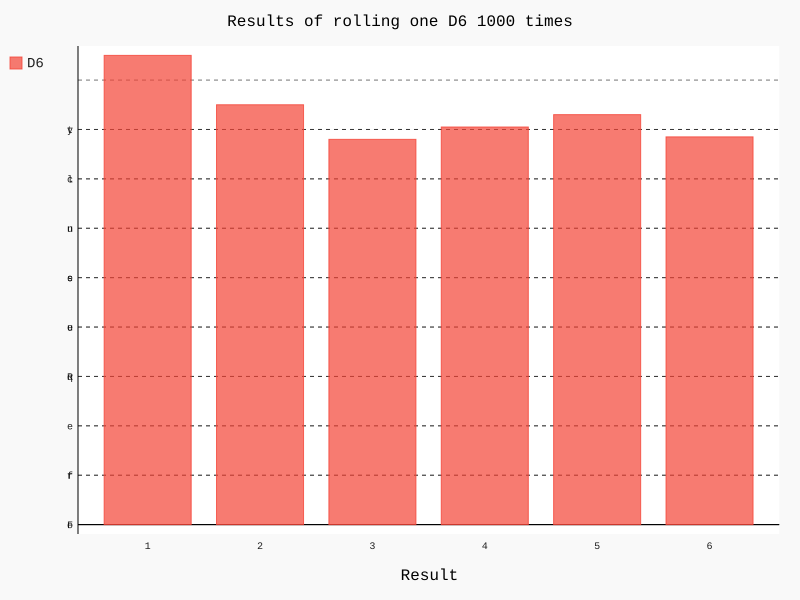

The Python source for this figure:
from die import Die
import pygal

die = Die()

results = []

for roll_num in range(1000):
    result = die.roll()
    results.append(result)

# print(results)

frequencies = []
for value in range(1, die.num_side + 1):
    frequency = results.count(value)
    frequencies.append(frequency)

# print(frequencies)

# 对结果进行可视化
hist = pygal.Bar()

hist.title = "Results of rolling one D6 1000 times"
hist.x_labels = ['1', '2', '3', '4', '5', '6']
hist.x_title = "Result"
hist.y_labels = "Frequency of Result"

hist.add('D6', frequencies)
hist.render_to_file('die_visual.svg')
